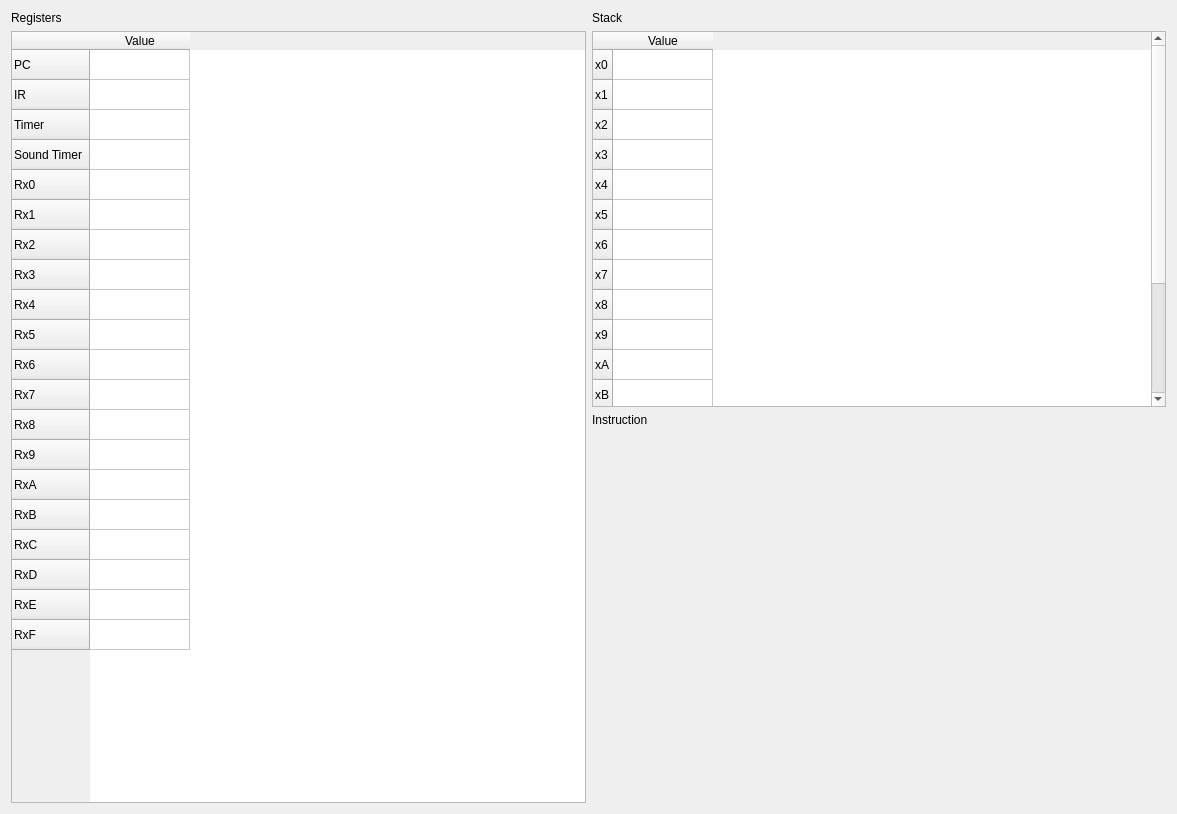
<?xml version="1.0" encoding="UTF-8"?>
<ui version="4.0">
 <class>DebugWidget</class>
 <widget class="QWidget" name="DebugWidget">
  <property name="geometry">
   <rect>
    <x>0</x>
    <y>0</y>
    <width>1177</width>
    <height>814</height>
   </rect>
  </property>
  <property name="windowTitle">
   <string>Form</string>
  </property>
  <layout class="QHBoxLayout" name="horizontalLayout">
   <item>
    <layout class="QVBoxLayout" name="regLayout">
     <item>
      <widget class="QLabel" name="label">
       <property name="text">
        <string>Registers</string>
       </property>
      </widget>
     </item>
     <item>
      <widget class="QTableWidget" name="registersTabel">
       <row>
        <property name="text">
         <string>PC</string>
        </property>
       </row>
       <row>
        <property name="text">
         <string>IR</string>
        </property>
       </row>
       <row>
        <property name="text">
         <string>Timer</string>
        </property>
       </row>
       <row>
        <property name="text">
         <string>Sound Timer</string>
        </property>
       </row>
       <row>
        <property name="text">
         <string>Rx0</string>
        </property>
       </row>
       <row>
        <property name="text">
         <string>Rx1</string>
        </property>
       </row>
       <row>
        <property name="text">
         <string>Rx2</string>
        </property>
       </row>
       <row>
        <property name="text">
         <string>Rx3</string>
        </property>
       </row>
       <row>
        <property name="text">
         <string>Rx4</string>
        </property>
       </row>
       <row>
        <property name="text">
         <string>Rx5</string>
        </property>
       </row>
       <row>
        <property name="text">
         <string>Rx6</string>
        </property>
       </row>
       <row>
        <property name="text">
         <string>Rx7</string>
        </property>
       </row>
       <row>
        <property name="text">
         <string>Rx8</string>
        </property>
       </row>
       <row>
        <property name="text">
         <string>Rx9</string>
        </property>
       </row>
       <row>
        <property name="text">
         <string>RxA</string>
        </property>
       </row>
       <row>
        <property name="text">
         <string>RxB</string>
        </property>
       </row>
       <row>
        <property name="text">
         <string>RxC</string>
        </property>
       </row>
       <row>
        <property name="text">
         <string>RxD</string>
        </property>
       </row>
       <row>
        <property name="text">
         <string>RxE</string>
        </property>
       </row>
       <row>
        <property name="text">
         <string>RxF</string>
        </property>
       </row>
       <column>
        <property name="text">
         <string>Value</string>
        </property>
       </column>
      </widget>
     </item>
    </layout>
   </item>
   <item>
    <layout class="QVBoxLayout" name="stackLayout">
     <item>
      <widget class="QLabel" name="label_2">
       <property name="text">
        <string>Stack</string>
       </property>
      </widget>
     </item>
     <item>
      <widget class="QTableWidget" name="stackTabel">
       <row>
        <property name="text">
         <string>x0</string>
        </property>
       </row>
       <row>
        <property name="text">
         <string>x1</string>
        </property>
       </row>
       <row>
        <property name="text">
         <string>x2</string>
        </property>
       </row>
       <row>
        <property name="text">
         <string>x3</string>
        </property>
       </row>
       <row>
        <property name="text">
         <string>x4</string>
        </property>
       </row>
       <row>
        <property name="text">
         <string>x5</string>
        </property>
       </row>
       <row>
        <property name="text">
         <string>x6</string>
        </property>
       </row>
       <row>
        <property name="text">
         <string>x7</string>
        </property>
       </row>
       <row>
        <property name="text">
         <string>x8</string>
        </property>
       </row>
       <row>
        <property name="text">
         <string>x9</string>
        </property>
       </row>
       <row>
        <property name="text">
         <string>xA</string>
        </property>
       </row>
       <row>
        <property name="text">
         <string>xB</string>
        </property>
       </row>
       <row>
        <property name="text">
         <string>xC</string>
        </property>
       </row>
       <row>
        <property name="text">
         <string>xD</string>
        </property>
       </row>
       <row>
        <property name="text">
         <string>xE</string>
        </property>
       </row>
       <row>
        <property name="text">
         <string>xF</string>
        </property>
       </row>
       <column>
        <property name="text">
         <string>Value</string>
        </property>
       </column>
      </widget>
     </item>
     <item>
      <widget class="QLabel" name="instruction">
       <property name="text">
        <string>Instruction</string>
       </property>
      </widget>
     </item>
     <item>
      <spacer name="verticalSpacer">
       <property name="orientation">
        <enum>Qt::Orientation::Vertical</enum>
       </property>
       <property name="sizeHint" stdset="0">
        <size>
         <width>20</width>
         <height>40</height>
        </size>
       </property>
      </spacer>
     </item>
    </layout>
   </item>
   <item>
    <layout class="QVBoxLayout" name="verticalLayout"/>
   </item>
  </layout>
 </widget>
 <resources/>
 <connections/>
</ui>
